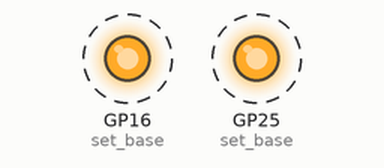
This program was run on a simulated Raspberry Pi Pico running MicroPython. Parts: output pins drawn as LEDs (lit = HIGH). Dashed ring = blinking.

Above: at 0.05 s.
Timing chart, 0 to 3.0 s (numbered marks = the images above):
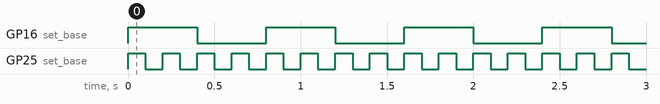

Measured:
- by itself, GP16 (set_base): alternates HIGH for 0.40 s and LOW for 0.40 s
- by itself, GP25 (set_base): alternates HIGH for 0.10 s and LOW for 0.10 s

The program:

blink_pico_LED2.py
```python
import machine
import rp2

# Run two blink patterns at the same time, one on each state machine.
# Both run the same program; only the clock frequency differs.
#
# Each half period takes 1 + 7 + 32 * (30 + 1) = 1000 cycles, so the
# LED blinks at freq / 2000 Hz. Even the slowest PIO clock is far too
# fast to see a blink, which is why the program counts in a loop.
# (The lowest PIO frequency is about 1.9 kHz on a Pico and 2.3 kHz on
# a Pico 2.)
@rp2.asm_pio(set_init=rp2.PIO.OUT_LOW)
def blink():
    wrap_target()
    set(pins, 1)
    set(x, 31)              [6]
    label("high")
    nop()                   [29]
    jmp(x_dec, "high")
    set(pins, 0)
    set(x, 31)              [6]
    label("low")
    nop()                   [29]
    jmp(x_dec, "low")
    wrap()

# Start both state machines
sm0 = rp2.StateMachine(0, blink, freq=10000, set_base=machine.Pin(25))  # Onboard LED, 5 Hz
sm1 = rp2.StateMachine(1, blink, freq=2500, set_base=machine.Pin(16))   # External LED, 1.25 Hz

sm0.active(1)
sm1.active(1)
```
